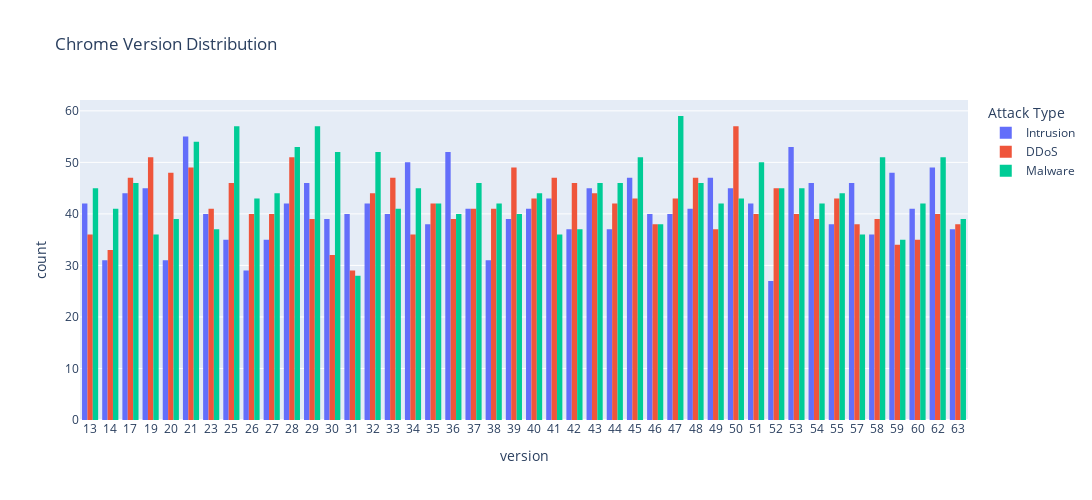

Source (notebook cell):
### Code cell
def get_ua_details(ua_string):
    ua = parse(str(ua_string))
    return {
        "Browser Name": getattr(ua.user_agent,"family",None) or "Unknown",
        "Browser Version": getattr(ua.user_agent,"major",None) or "Unknown"
    }

device_info = df["Device Information"].apply(lambda x: pd.Series(get_ua_details(x)))

chrome_version_data = pd.read_csv("data/chrome_versions.csv", sep=';')
chrome_version_data["release_date"] = pd.to_datetime(chrome_version_data["release_date"], format = "%d/%m/%Y")
chrome_version_data["version"] = chrome_version_data["version"].str.split(".",n = 1).str[0]

temp_data = device_info.reset_index(names=["Original Index"])
temp_data = temp_data[temp_data["Browser Name"] == "Chrome"].copy()

temp_data = temp_data.merge(chrome_version_data, left_on="Browser Version", right_on="version", how="left")
temp_data = temp_data.merge(df["Attack Type"], left_on="Original Index", right_index=True)

version_order = sorted(temp_data["version"].dropna().unique(), key=lambda x: int(x))

fig = px.histogram(
    temp_data,
    x="version",
    title="Chrome Version Distribution",
    color="Attack Type",
    barmode="group",
    width=1400,
    height=500
)

fig.update_xaxes(type="category", categoryorder="array", categoryarray=version_order)
fig.show()

### Figure 1 — Plotly figure (JSON) as saved in the notebook; plotly's stock layout.template omitted (floating-point values rounded to 4 significant figures; data arrays with more than 128 entries replaced by an {"elided": "..."} marker saying what was removed)
{"data": [{"alignmentgroup": "True", "bingroup": "x", "hovertemplate": "Attack Type=Intrusion<br>version=%{x}<br>count=%{y}<extra></extra>", "legendgroup": "Intrusion", "marker": {"color": "#636efa", "pattern": {"shape": ""}}, "name": "Intrusion", "offsetgroup": "Intrusion", "orientation": "v", "showlegend": true, "type": "histogram", "x": {"elided": "2129 str values"}, "xaxis": "x", "yaxis": "y"}, {"alignmentgroup": "True", "bingroup": "x", "hovertemplate": "Attack Type=DDoS<br>version=%{x}<br>count=%{y}<extra></extra>", "legendgroup": "DDoS", "marker": {"color": "#EF553B", "pattern": {"shape": ""}}, "name": "DDoS", "offsetgroup": "DDoS", "orientation": "v", "showlegend": true, "type": "histogram", "x": {"elided": "2144 str values"}, "xaxis": "x", "yaxis": "y"}, {"alignmentgroup": "True", "bingroup": "x", "hovertemplate": "Attack Type=Malware<br>version=%{x}<br>count=%{y}<extra></extra>", "legendgroup": "Malware", "marker": {"color": "#00cc96", "pattern": {"shape": ""}}, "name": "Malware", "offsetgroup": "Malware", "orientation": "v", "showlegend": true, "type": "histogram", "x": {"elided": "2228 str values"}, "xaxis": "x", "yaxis": "y"}], "layout": {"barmode": "group", "height": 500, "legend": {"title": {"text": "Attack Type"}, "tracegroupgap": 0}, "title": {"text": "Chrome Version Distribution"}, "width": 1400, "xaxis": {"anchor": "y", "categoryarray": ["13", "14", "17", "19", "20", "21", "23", "25", "26", "27", "28", "29", "30", "31", "32", "33", "34", "35", "36", "37", "38", "39", "40", "41", "42", "43", "44", "45", "46", "47", "48", "49", "50", "51", "52", "53", "54", "55", "57", "58", "59", "60", "62", "63"], "categoryorder": "array", "domain": [0, 1], "title": {"text": "version"}, "type": "category"}, "yaxis": {"anchor": "x", "domain": [0, 1], "title": {"text": "count"}}}}
